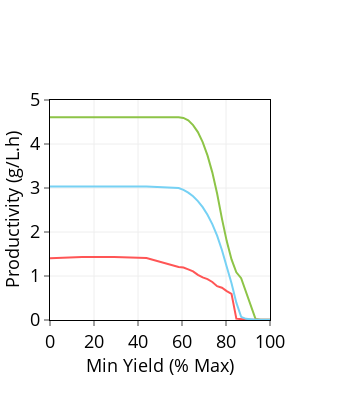

Notebook code cell kept with this figure:
### Code cell
for i,product in enumerate(['D-Lactate']):
    fig = go.Figure()
    fig.add_trace(go.Scatter(x=results_dict[product]['constraints_yield'], 
                                y=results_dict[product]['ts_best_productivities'],
                                name='Optimized Two Stage',
                                legendgroup='ts_best', line={'color': '#8DC447'},
                                showlegend=False))

    fig.add_trace(go.Scatter(x=results_dict[product]['constraints_yield'], 
                                y=results_dict[product]['ts_sub_productivities'],
                                name='Traditional Two Stage',
                                legendgroup='ts_sub', line={'color': '#FF5555'},
                                showlegend=False))

    fig.add_trace(go.Scatter(x=results_dict[product]['constraints_yield'], 
                                y=results_dict[product]['os_best_productivities'],
                                name='Best One Stage',
                                legendgroup='os_best', line={'color': '#76D1F4'},
                                showlegend=False))

fig.update_xaxes(showline=True, linewidth=1, linecolor='black', mirror=True, zeroline=False,
                 title_text='Min Yield (% Max)',
                 title_font=dict(size=18, color='black'),
                 tickfont=dict(size=18, color='black'),
                 title_standoff=0,
                 automargin=True,
                 ticks='outside',
                 nticks=10)
fig.update_yaxes(showline=True, linewidth=1, linecolor='black', mirror=True, zeroline=False,
                 ticks='outside',
                 tickfont=dict(size=18, color='black'),
                 range=[0, int((max(results_dict[product]['ts_best_productivities'])+0.1)*2)/2+0.5],
                 title_text='Productivity (g/L.h)',
                 title_font=dict(size=18, color='black'),
                 title_standoff=10,
                 automargin=True)
fig.update_layout(width=350,
                  height=400,
                  margin={'l':8})

plot(fig)

if not os.path.exists('images'):
    os.mkdir('images')
#pio.write_image(fig, 'images/yield_constrained_productivity_lactate.svg')

### Figure 1 — Plotly figure (JSON) as saved in the notebook; plotly's stock layout.template omitted (floating-point values rounded to 4 significant figures)
{"data": [{"legendgroup": "ts_best", "line": {"color": "#8DC447"}, "name": "Optimized Two Stage", "showlegend": false, "type": "scatter", "x": [0, 14.62, 29.24, 43.86, 58.47, 60.66, 62.85, 65.03, 67.22, 69.4, 71.59, 73.77, 75.96, 78.14, 80.33, 82.52, 84.7, 86.89, 89.07, 91.26, 93.44, 95.63, 97.81, 100], "y": [4.605, 4.609, 4.609, 4.609, 4.607, 4.592, 4.536, 4.43, 4.271, 4.045, 3.741, 3.355, 2.874, 2.305, 1.793, 1.377, 1.083, 0.9509, 0.6391, 0.3044, 0.023, 0.005971, 0.004576, 0.003775]}, {"legendgroup": "ts_sub", "line": {"color": "#FF5555"}, "name": "Traditional Two Stage", "showlegend": false, "type": "scatter", "x": [0, 14.62, 29.24, 43.86, 58.47, 60.66, 62.85, 65.03, 67.22, 69.4, 71.59, 73.77, 75.96, 78.14, 80.33, 82.52, 84.7, 86.89, 89.07, 91.26, 93.44, 95.63, 97.81, 100], "y": [1.404, 1.434, 1.434, 1.409, 1.205, 1.191, 1.15, 1.104, 1.026, 0.9671, 0.9279, 0.8643, 0.7686, 0.7343, 0.6567, 0.5947, 0.02969, 0.01318, 0.009057, 0.006895, 0.005474, 0.004698, 0.004134, 0.003564]}, {"legendgroup": "os_best", "line": {"color": "#76D1F4"}, "name": "Best One Stage", "showlegend": false, "type": "scatter", "x": [0, 14.62, 29.24, 43.86, 58.47, 60.66, 62.85, 65.03, 67.22, 69.4, 71.59, 73.77, 75.96, 78.14, 80.33, 82.52, 84.7, 86.89, 89.07, 91.26, 93.44, 95.63, 97.81, 100], "y": [3.031, 3.033, 3.032, 3.032, 2.998, 2.956, 2.894, 2.811, 2.703, 2.565, 2.393, 2.18, 1.916, 1.591, 1.21, 0.8353, 0.3935, 0.07275, 0.02632, 0.01331, 0.00824, 0.005796, 0.004422, 0.003563]}], "layout": {"height": 400, "margin": {"l": 8}, "width": 350, "xaxis": {"automargin": true, "linecolor": "black", "linewidth": 1, "mirror": true, "nticks": 10, "showline": true, "tickfont": {"color": "black", "size": 18}, "ticks": "outside", "title": {"font": {"color": "black", "size": 18}, "standoff": 0, "text": "Min Yield (% Max)"}, "zeroline": false}, "yaxis": {"automargin": true, "linecolor": "black", "linewidth": 1, "mirror": true, "range": [0, 5], "showline": true, "tickfont": {"color": "black", "size": 18}, "ticks": "outside", "title": {"font": {"color": "black", "size": 18}, "standoff": 10, "text": "Productivity (g/L.h)"}, "zeroline": false}}}
